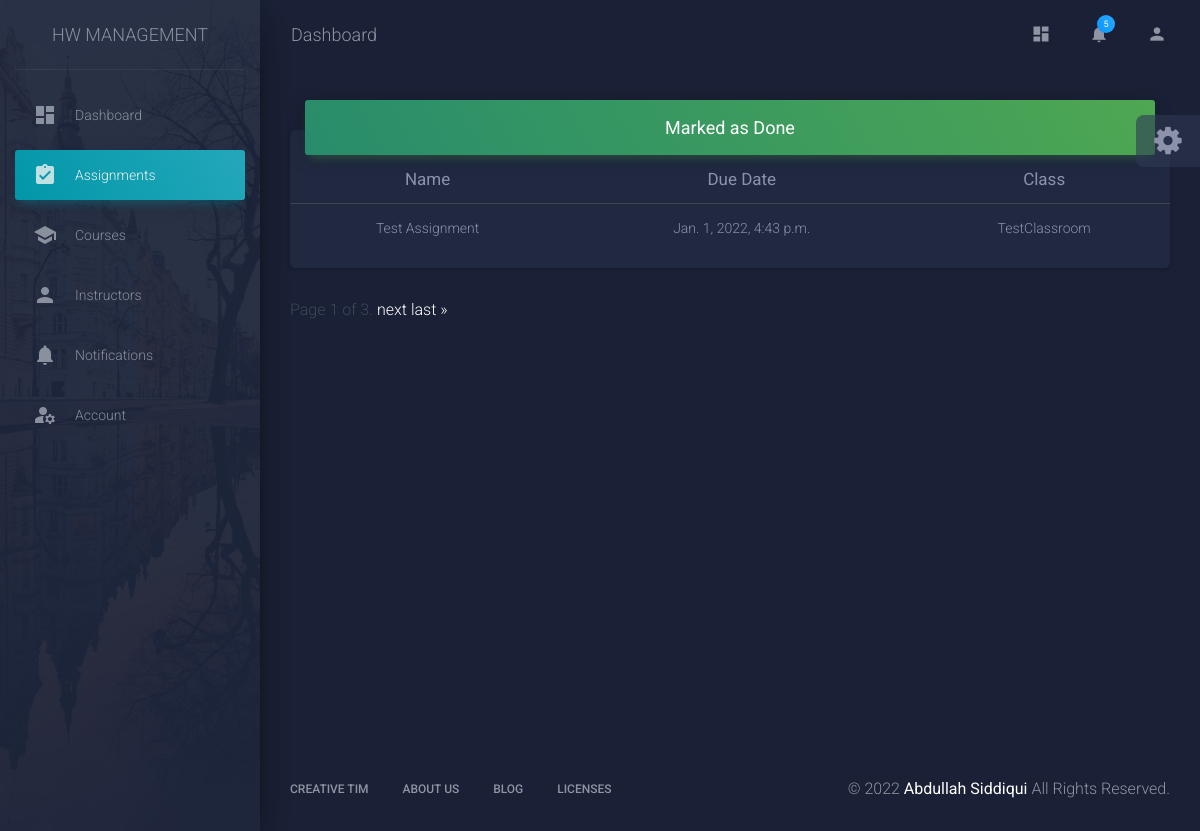
Page /assignment/list/completed/ (signed in) on the earlier database version.
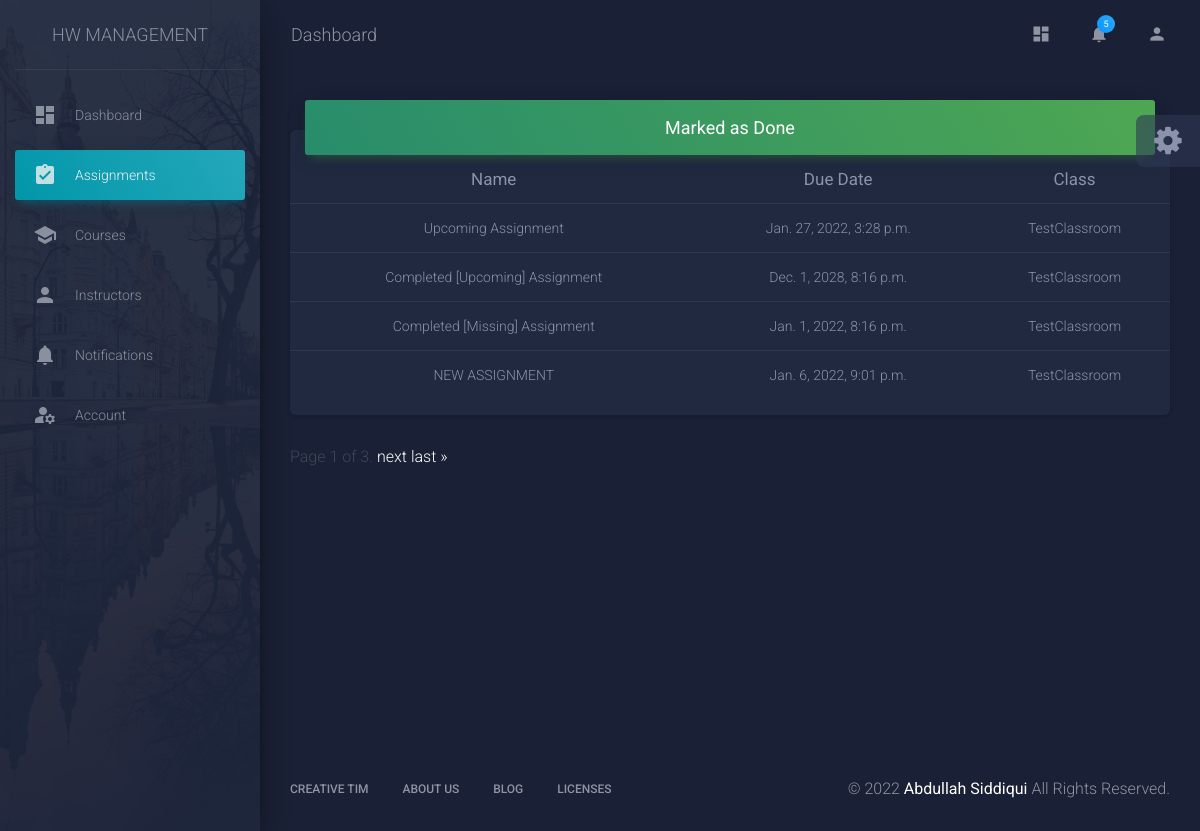
Same page on the later database version.
### HomeworkManagementApp/models.py (models this page shows, shortened)
class Assignment(models.Model):
    user = models.ForeignKey(
        User, on_delete=models.CASCADE, null=True, blank=True)
    completed = models.BooleanField(default=False)
    completed_date = models.DateTimeField(null=True, blank=True)
    assignment_name = models.CharField(max_length=50)
    assignment_description = models.CharField(max_length=100, blank=True)
    assignment_class = models.ForeignKey(Classroom, on_delete=models.CASCADE)
    date_assigned = models.DateTimeField(default=timezone.now)
    due_date = models.DateTimeField()
    file_attachment = models.FileField(blank=True, null=True, upload_to='uploads/')
    def time_ago(self):
        return self.due_date <= timezone.now()
    class Meta:
        order_with_respect_to = 'user'

class Classroom(models.Model):
    class_name = models.CharField(max_length=50)
    class_description = models.CharField(max_length=100)
    teacher = models.ManyToManyField(Teacher)
    class_syllabus = models.FileField(blank=True)
    def __str__(self):
        return self.class_name

### HomeworkManagementApp/views.py (the view)
# urls.py: path('assignment/list/completed/', views.AssignmentListView.as_view(), name='assignment-list-completed'),
class AssignmentListView(LoginRequiredMixin, ListView):
    queryset = Assignment.objects.all()
    paginate_by = 2
    model = Assignment
    template_name = 'HomeworkManagementApp/assignment_list.html'
    context_object_name = 'assignments'
    def get_context_data(self, **kwargs):
        context = super().get_context_data(**kwargs)
        assignments = Assignment.objects.filter(user=self.request.user)
        upcoming_assignments = []
        missing_assignments = []
        complete_assignments = []
        for assignment in assignments.iterator():
            if assignment.completed:
                complete_assignments.append(assignment)
            elif assignment.time_ago() == False and assignment.completed == False:
                upcoming_assignments.append(assignment)
            elif assignment.time_ago() and assignment.completed == False:
                missing_assignments.append(assignment)
        if self.request.resolver_match.url_name == 'assignment-list-completed':
            context['assignmentstype'] = 'completed'
        elif self.request.resolver_match.url_name == 'assignment-list-upcoming':
            context['assignmentstype'] = 'upcoming'
        elif self.request.resolver_match.url_name == 'assignment-list-missing':
            context['assignmentstype'] = 'missing'
        context['assignments'] = assignments
        context['upcoming_assignments'] = upcoming_assignments
        context['missing_assignments'] = missing_assignments
        context['complete_assignments'] = complete_assignments
        return context

### templates/HomeworkManagementApp/assignment_list.html (shortened to what this page needs)
{% extends 'base.html' %}
{% block content %}
{% if assignmentstype == 'missing' %}
    <div class="card card-nav-tabs">
        <h4 class="card-header card-header-danger text-center">
            <strong>Missing</strong>
        </h4>
        {% if assignments %}
        <ul class="list-group list-group-flush">
            <table class="table table-hover text-center">
                <thead class=" text-primary">
                    <th>
                        <strong>Name</strong>
                    </th>
                    <th>
                        <strong>Due Date</strong>
                    </th>
                    <th>
                        <strong>Class</strong>
                    </th>
                    <th></th>
                </thead>
                <tbody>
                    {% for assignment in missing_assignments|slice:":4" %}
                    <tr>
                        <td onclick="location.href='{% url "assignment-detail" assignment.pk %}'">
                            {{ assignment.assignment_name }}
                        </td>
                        <td class="text-danger" onclick="location.href='{% url "assignment-detail" assignment.pk
                            %}'">
                            {{ assignment.due_date }}
                        </td>
                        <td onclick="location.href='{% url "assignment-detail" assignment.pk %}'">
                            {{ assignment.assignment_class }}
                        </td>
                        <td>
                            <button class="btn btn-success" onclick="location.href='{% url " assignment-complete"
                                assignment.pk %}'" style="padding: 7px 7px; border-radius: 50%;"><i
                                    class="material-icons">check</i></button>
                        </td>
                        <!-- <td class="text-primary">
                                        $36,738
                                    </td> -->
                    </tr>
                    {% endfor %}
                </tbody>
            </table>
        </ul>
        {% endif %}
    </div>
{% elif assignmentstype == 'completed' %}
{% if complete_assignments %}
<div class="card card-nav-tabs">
    <h4 class="card-header card-header-success text-center">
        <strong>Marked as Done</strong>
    </h4>
    <ul class="list-group list-group-flush">
        <table class="table table-hover text-center">
            <thead class=" text-primary">
                <th>
                    <strong>Name</strong>
                </th>
                <th>
                    <strong>Due Date</strong>
                </th>
                <th>
                    <strong>Class</strong>
                </th>
            </thead>
            <tbody>
                {% for assignment in complete_assignments|slice:":4" %}
                <tr>
                    <td onclick="location.href='{% url "assignment-detail" assignment.pk %}'">
                        {{ assignment.assignment_name }}
                    </td>
                    <td onclick="location.href='{% url "assignment-detail" assignment.pk %}'">
                        {{ assignment.due_date }}
                    </td>
                    <td onclick="location.href='{% url "assignment-detail" assignment.pk %}'">
                        {{ assignment.assignment_class }}
                    </td>
                </tr>
                {% endfor %}
            </tbody>
        </table>
    </ul>
</div>
{% endif %}
{% endif %}
<div class="pagination">
    <span class="step-links">
        <span class="current">
            Page {{ page_obj.number }} of {{ page_obj.paginator.num_pages }}.
        </span>
        {% if page_obj.has_next %}
        <a href="?page={{ page_obj.next_page_number }}">next</a>
        <a href="?page={{ page_obj.paginator.num_pages }}">last &raquo;</a>
        {% endif %}
    </span>
</div>
{% endblock %}

Differences in the rows shown:
removed Assignment: assignment_name "Test Assignment", due_date "Jan. 1, 2022, 4:43 p.m.", assignment_class "TestClassroom"
added Assignment: assignment_name "Upcoming Assignment", due_date "Jan. 27, 2022, 3:28 p.m.", assignment_class "TestClassroom"
added Assignment: assignment_name "Completed [Upcoming] Assignment", due_date "Dec. 1, 2028, 8:16 p.m.", assignment_class "TestClassroom"
added Assignment: assignment_name "Completed [Missing] Assignment", due_date "Jan. 1, 2022, 8:16 p.m.", assignment_class "TestClassroom"
added Assignment: assignment_name "NEW ASSIGNMENT", due_date "Jan. 6, 2022, 9:01 p.m.", assignment_class "TestClassroom"
